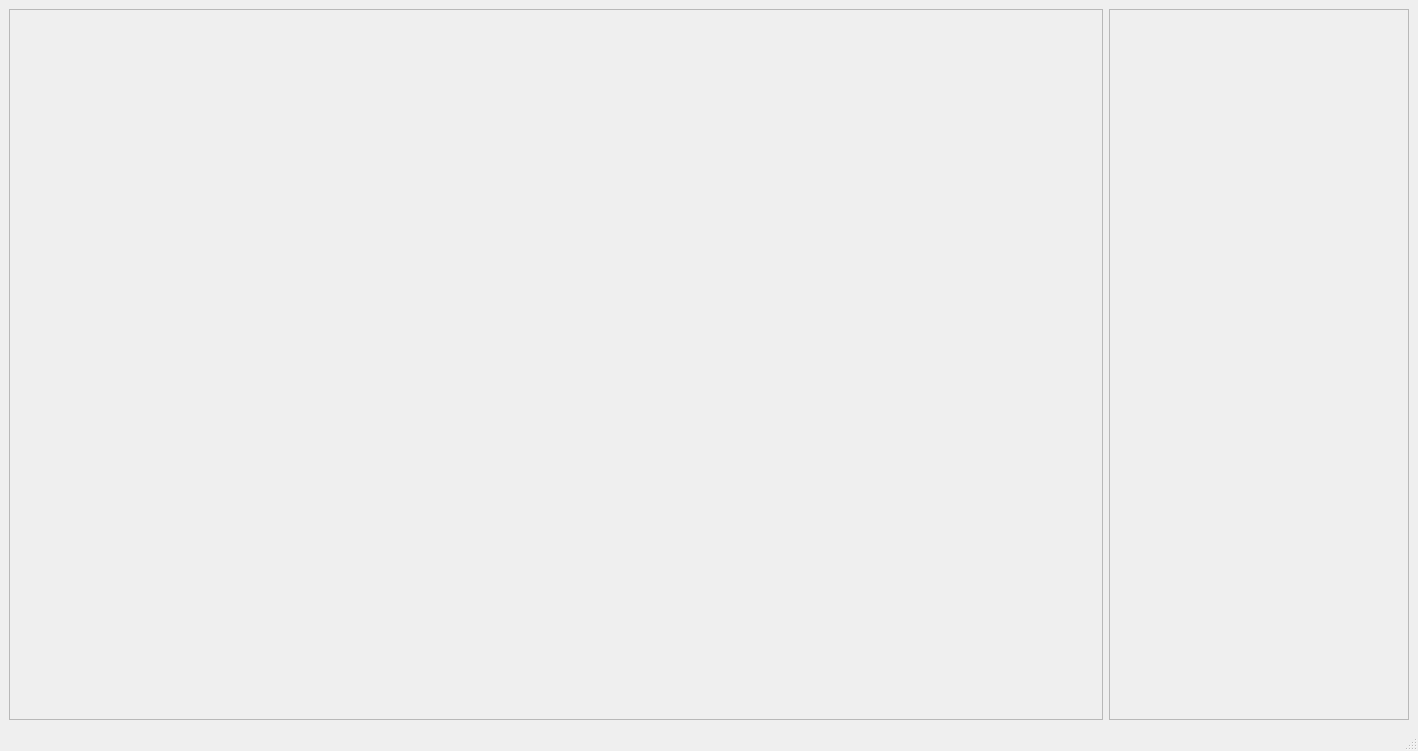
<?xml version="1.0" encoding="UTF-8"?>
<ui version="4.0">
 <class>MainWindow</class>
 <widget class="QMainWindow" name="MainWindow">
  <property name="geometry">
   <rect>
    <x>0</x>
    <y>0</y>
    <width>1418</width>
    <height>751</height>
   </rect>
  </property>
  <property name="windowTitle">
   <string>MainWindow</string>
  </property>
  <widget class="QWidget" name="centralwidget">
   <layout class="QHBoxLayout" name="horizontalLayout">
    <item>
     <widget class="QFrame" name="leftFrame">
      <property name="frameShape">
       <enum>QFrame::StyledPanel</enum>
      </property>
      <property name="frameShadow">
       <enum>QFrame::Raised</enum>
      </property>
      <layout class="QVBoxLayout" name="verticalLayout_2"/>
     </widget>
    </item>
    <item>
     <widget class="QFrame" name="rightFrame">
      <property name="minimumSize">
       <size>
        <width>300</width>
        <height>0</height>
       </size>
      </property>
      <property name="maximumSize">
       <size>
        <width>300</width>
        <height>16777215</height>
       </size>
      </property>
      <property name="frameShape">
       <enum>QFrame::StyledPanel</enum>
      </property>
      <property name="frameShadow">
       <enum>QFrame::Raised</enum>
      </property>
      <layout class="QVBoxLayout" name="rightFrameLayout"/>
     </widget>
    </item>
   </layout>
  </widget>
  <widget class="QMenuBar" name="menubar">
   <property name="geometry">
    <rect>
     <x>0</x>
     <y>0</y>
     <width>1418</width>
     <height>26</height>
    </rect>
   </property>
  </widget>
  <widget class="QStatusBar" name="statusbar"/>
 </widget>
 <resources/>
 <connections/>
</ui>
